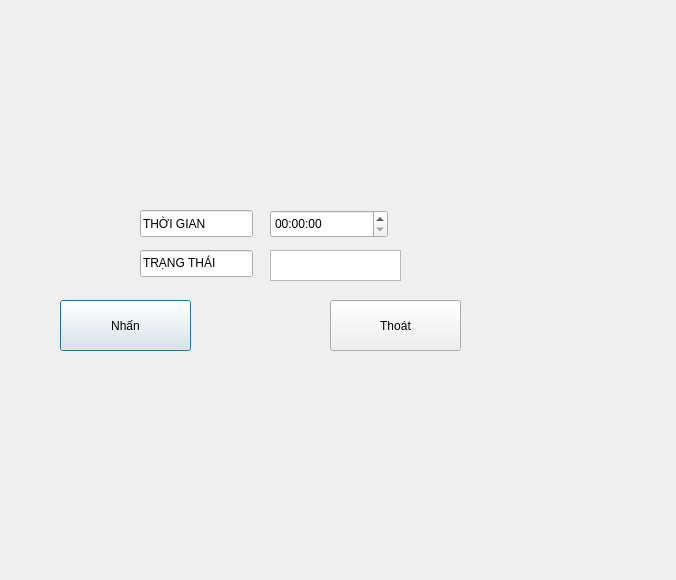
<?xml version="1.0" encoding="UTF-8"?>
<ui version="4.0">
 <class>Dialog</class>
 <widget class="QDialog" name="Dialog">
  <property name="geometry">
   <rect>
    <x>0</x>
    <y>0</y>
    <width>676</width>
    <height>580</height>
   </rect>
  </property>
  <property name="windowTitle">
   <string>Dialog</string>
  </property>
  <widget class="QPushButton" name="pus_button">
   <property name="geometry">
    <rect>
     <x>60</x>
     <y>300</y>
     <width>131</width>
     <height>51</height>
    </rect>
   </property>
   <property name="text">
    <string>Nhấn</string>
   </property>
  </widget>
  <widget class="QPushButton" name="pus_exit">
   <property name="geometry">
    <rect>
     <x>330</x>
     <y>300</y>
     <width>131</width>
     <height>51</height>
    </rect>
   </property>
   <property name="text">
    <string>Thoát</string>
   </property>
  </widget>
  <widget class="QTimeEdit" name="timeEdit">
   <property name="geometry">
    <rect>
     <x>270</x>
     <y>210</y>
     <width>118</width>
     <height>28</height>
    </rect>
   </property>
  </widget>
  <widget class="QLineEdit" name="text_time">
   <property name="geometry">
    <rect>
     <x>140</x>
     <y>210</y>
     <width>113</width>
     <height>27</height>
    </rect>
   </property>
   <property name="text">
    <string>THỜI GIAN</string>
   </property>
  </widget>
  <widget class="QLineEdit" name="text_status">
   <property name="geometry">
    <rect>
     <x>140</x>
     <y>250</y>
     <width>113</width>
     <height>27</height>
    </rect>
   </property>
   <property name="text">
    <string>TRẠNG THÁI</string>
   </property>
  </widget>
  <widget class="QTextBrowser" name="pus_status">
   <property name="geometry">
    <rect>
     <x>270</x>
     <y>250</y>
     <width>131</width>
     <height>31</height>
    </rect>
   </property>
  </widget>
 </widget>
 <resources/>
 <connections/>
</ui>
